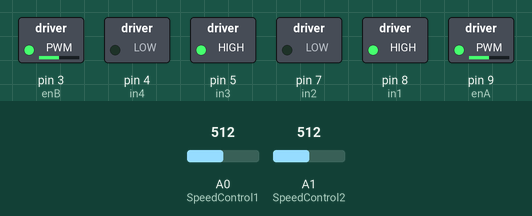
Bench run of a sketch on a simulated Arduino Uno, built with avr-gcc and run on an emulated ATmega328P. On the bench: switched loads named in the sketch (green lamp = pin HIGH). Inputs (shaded band) come from the test bench; at power-on: A0 (SpeedControl1) = 512, A1 (SpeedControl2) = 512.

Above: at 1.2 s.
1.3 s: A0 (SpeedControl1) set to 716
At 2.2 s:
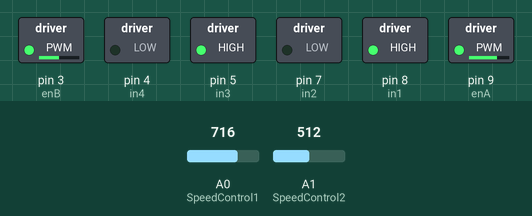
2.8 s: A1 (SpeedControl2) set to 716
At 3.3 s:
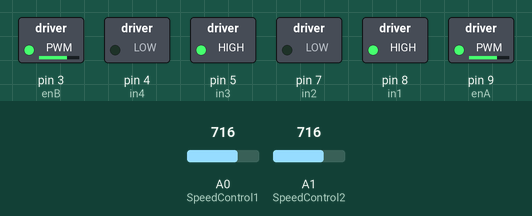
4.3 s: A0 (SpeedControl1) set to 900
At 5.5 s:
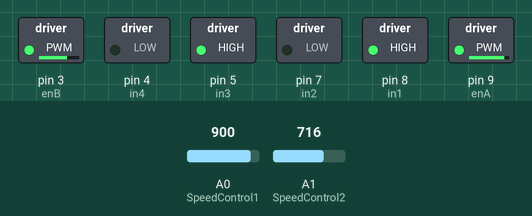
5.8 s: A1 (SpeedControl2) set to 900
At 6.8 s:
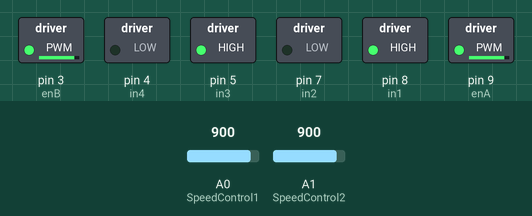
7.3 s: A0 (SpeedControl1) set to 511
At 7.9 s:
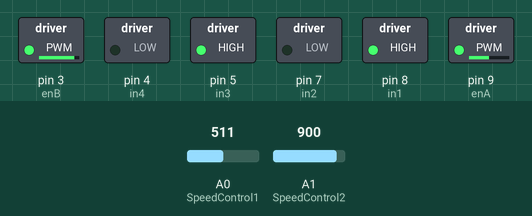
8.8 s: A1 (SpeedControl2) set to 122
At 9.1 s:
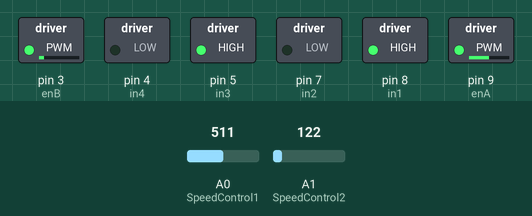
Timing chart, 0 to 11.3 s (numbered marks = the images above; inputs shaded):
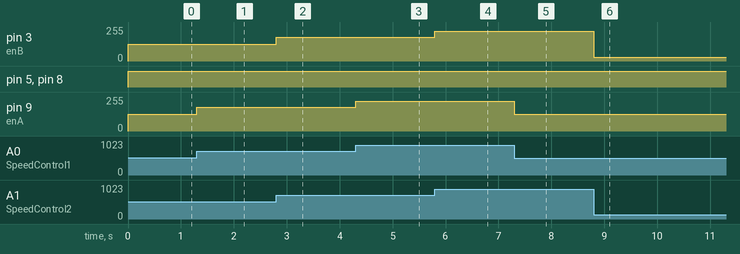

Measured:
- after the input at 1.3 s, pin 9 (enA): 127/255 → 178/255 at once
- after the input at 2.8 s, pin 3 (enB): 127/255 → 178/255 at once
- after the input at 4.3 s, pin 9 (enA): 178/255 → 224/255 at once
- after the input at 5.8 s, pin 3 (enB): 178/255 → 224/255 at once
- after the input at 7.3 s, pin 9 (enA): 224/255 → 127/255 at once
- after the input at 8.8 s, pin 3 (enB): 224/255 → 30/255 at once

The sketch:

L298N_Motor_Control_Demonstration_with_2_Potentiometers.ino
```cpp
/*
	L298N Motor Control Demonstration with 2 Potentiometers
	L298N-Motor-Control-Demo-2pots.ino
	Demonstrates use of 2 potentiometers with Arduino and L298N Motor Controller
	http://www.thingerbits.com
*/


// Motor A

int enA = 9;
int in1 = 8;
int in2 = 7;

// Motor B

int enB = 3;
int in3 = 5;
int in4 = 4;

// Speed control potentiometers

int SpeedControl1 = A0;
int SpeedControl2 = A1;


// Motor Speed Values - Start at zero

int MotorSpeed1 = 0;
int MotorSpeed2 = 0;

void setup()

{

  // Set all the motor control pins to outputs

  pinMode(enA, OUTPUT);
  pinMode(enB, OUTPUT);
  pinMode(in1, OUTPUT);
  pinMode(in2, OUTPUT);
  pinMode(in3, OUTPUT);
  pinMode(in4, OUTPUT);


}

void loop() {

  // Set Motor A forward

  digitalWrite(in1, HIGH);
  digitalWrite(in2, LOW);

 // Set Motor B forward

  digitalWrite(in3, HIGH);
  digitalWrite(in4, LOW);

  // Read the values from the potentiometers

  MotorSpeed1 = analogRead(SpeedControl1);
  MotorSpeed2 = analogRead(SpeedControl2);

  // Convert to range of 0-255

  MotorSpeed1 = map(MotorSpeed1, 0, 1023, 0, 255);
  MotorSpeed2 = map(MotorSpeed2, 0, 1023, 0, 255);

  // Adjust to prevent "buzzing" at very low speed

  if (MotorSpeed1 < 8)MotorSpeed1 = 0;

  if (MotorSpeed2 < 8)MotorSpeed2 = 0;


  // Set the motor speeds

  analogWrite(enA, MotorSpeed1);
  analogWrite(enB, MotorSpeed2);

}
```
